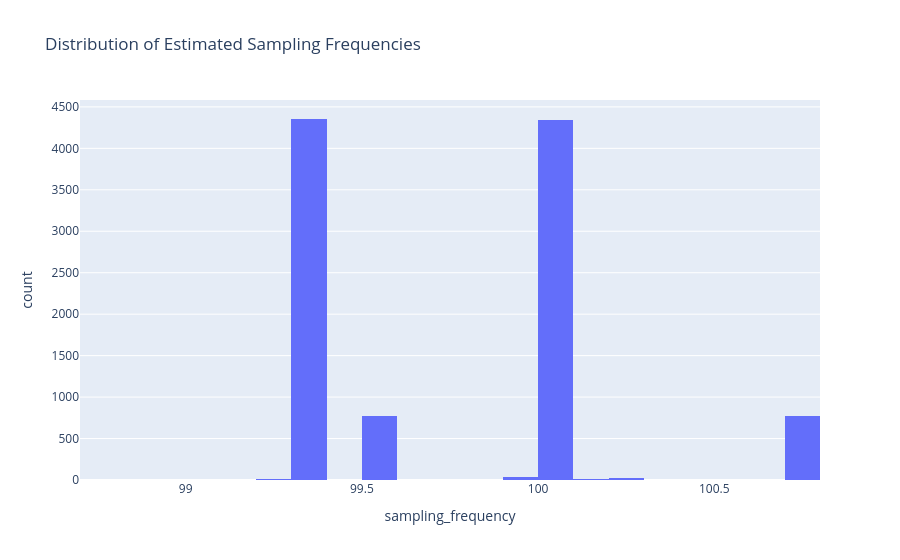

Notebook source saved alongside this figure:
### Code cell
#5.6 Sampling Frequency Distribution
fig = px.histogram(
    quality_df,
    x="sampling_frequency",
    nbins=25,
    title="Distribution of Estimated Sampling Frequencies"
)

fig.show()

### Figure 1 — Plotly figure (JSON) as saved in the notebook; plotly's stock layout.template omitted (floating-point values rounded to 4 significant figures; data arrays with more than 128 entries replaced by an {"elided": "..."} marker saying what was removed)
{"data": [{"bingroup": "x", "hovertemplate": "sampling_frequency=%{x}<br>count=%{y}<extra></extra>", "legendgroup": "", "marker": {"color": "#636efa", "pattern": {"shape": ""}}, "name": "", "nbinsx": 25, "orientation": "v", "showlegend": false, "type": "histogram", "x": {"elided": "10318 float values"}, "xaxis": "x", "yaxis": "y"}], "layout": {"barmode": "relative", "legend": {"tracegroupgap": 0}, "title": {"text": "Distribution of Estimated Sampling Frequencies"}, "xaxis": {"anchor": "y", "domain": [0, 1], "title": {"text": "sampling_frequency"}}, "yaxis": {"anchor": "x", "domain": [0, 1], "title": {"text": "count"}}}}
